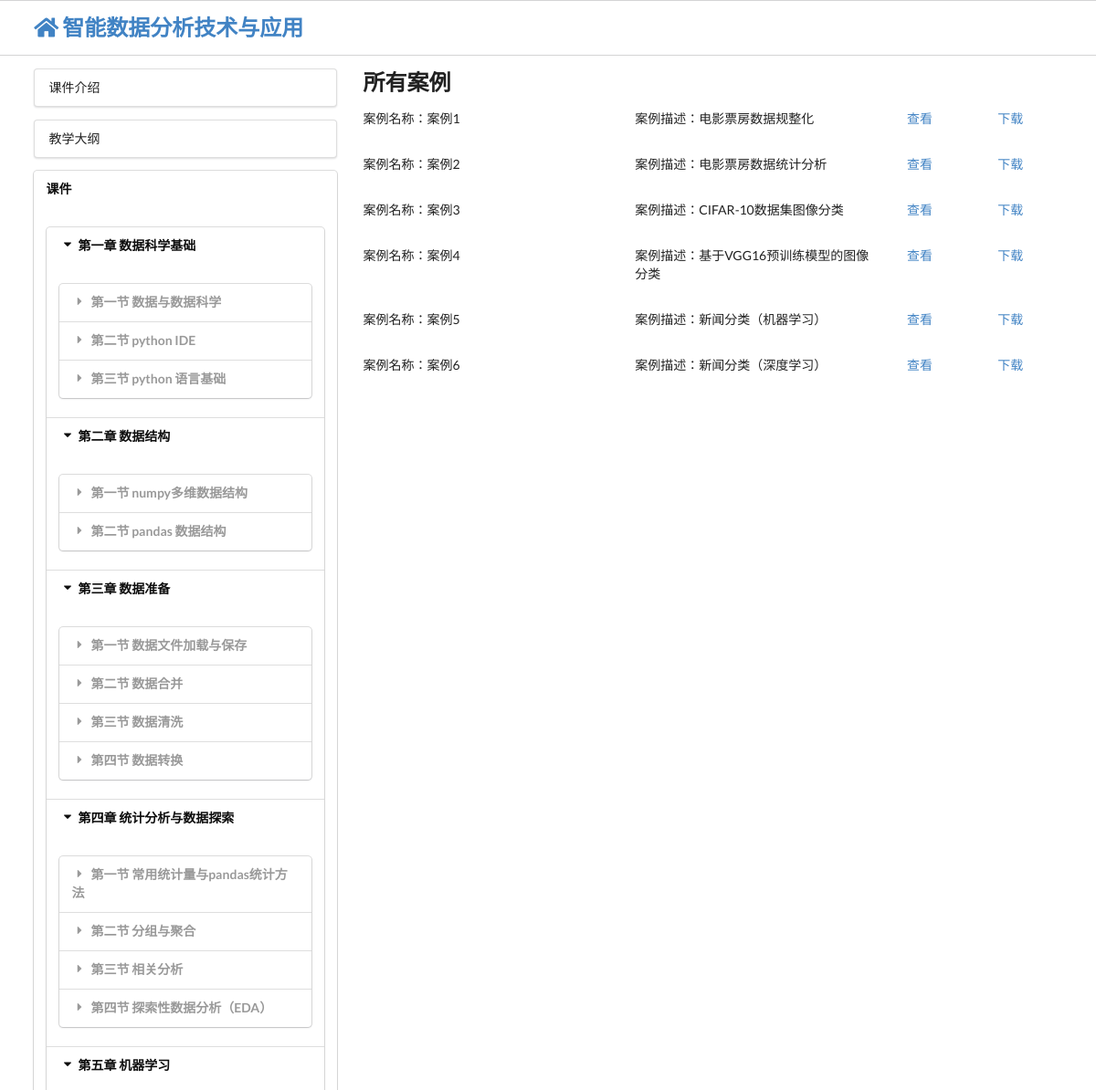
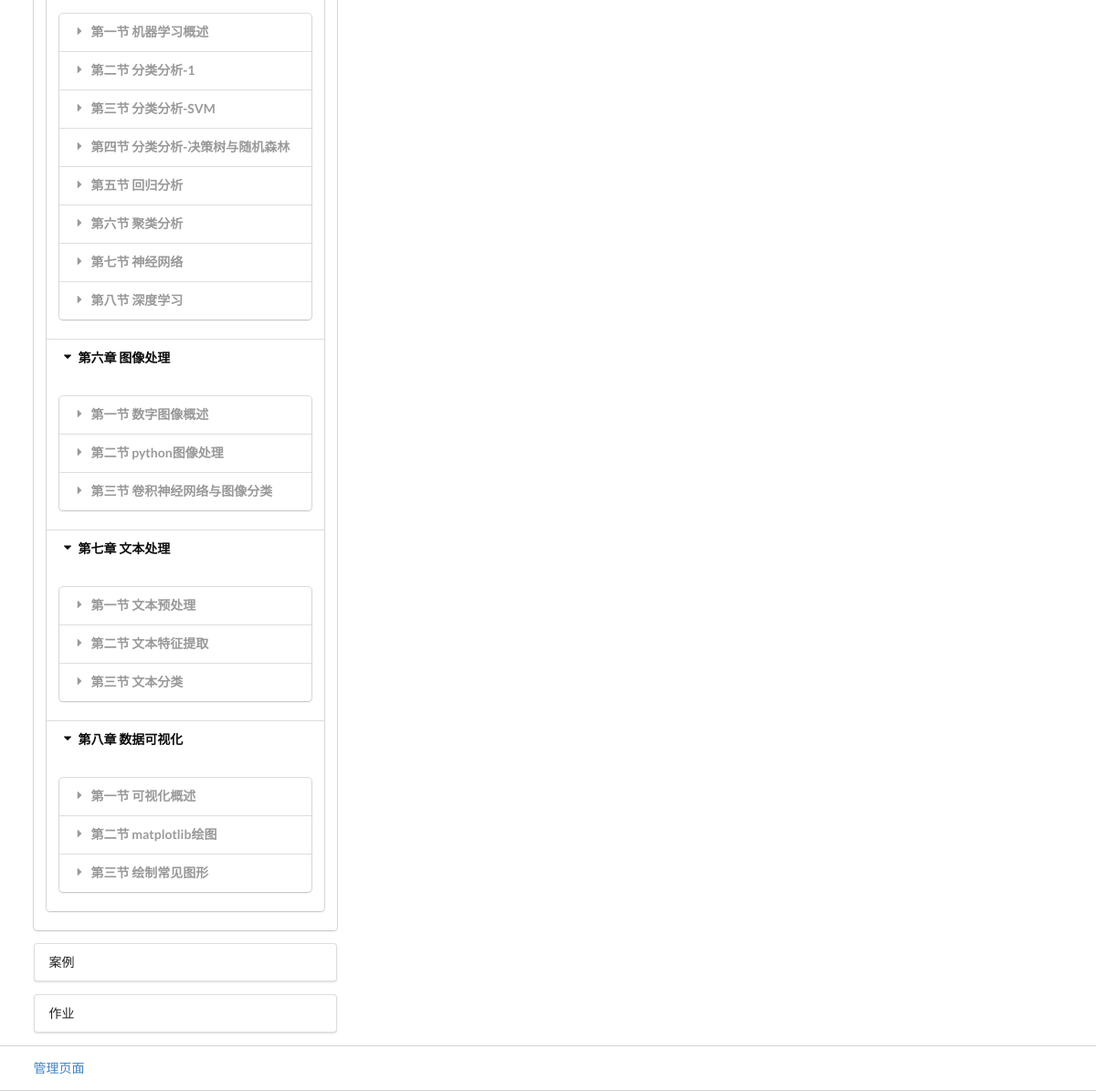
Screenshot of /file/case with the database file from the repository (2 pictures, top to bottom).
### app/models.py (models this page shows)
class Chapter(db.Model):
    c_id = db.Column(db.String(64), primary_key=True)
    c_name = db.Column(db.String(64))
    c_desc = db.Column(db.String(64))
    secs = db.relationship('Section', backref='chap')

class Section(db.Model):
    cs_id = db.Column(db.String(64), primary_key=True)
    s_name = db.Column(db.String(64))
    s_desc = db.Column(db.String(64))
    _chap = db.Column(db.String(64), db.ForeignKey(Chapter.c_id))
    ppt_path = db.Column(db.String(64))
    png_path = db.Column(db.String(64))
    video_path = db.Column(db.String(64))

class HomeAndCase(db.Model):
    name = db.Column(db.String(64), primary_key=True)
    desc = db.Column(db.String(64))
    path = db.Column(db.String(64))
    typ = db.Column(db.String(64))
    file = db.Column(db.String(64))

### app/routes/routes.py (the view)
@app.route('/file/<typ>')
def file(typ):
    final_info = base.get_structed_info()
    file_info = base.get_file_data()
    if typ == 'home':
        return render_template(
            'main/homework.html', chaps=final_info, file=file_info[0])
    elif typ == 'case':
        return render_template(
            'main/case.html', chaps=final_info, file=file_info[1])
    else:
        return redirect(url_for('index'))

### app/routes/base.py (called while the page is built)
def filepath_process(path):  # 获取到file文件的路径
    if path:
        path = path.replace('\\', '/')
        path_list = path.split('/')
        result = '/'.join(path_list[2:])
        return result
    else:
        return None

def get_file_data():
    types = ['home', 'case']
    finale_info = [{'typ': types[0], 'desc': '作业', 'list': []},
                   {'typ': types[1], 'desc': '案例', 'list': []}]
    for info in models.HomeAndCase.query.all():
        data = {'name': info.name, 'desc': info.desc,
                'path': filepath_process(info.path),
                'file': info.file
                }
        finale_info[types.index(info.typ)]['list'].append(data)
    return finale_info

### app/templates/main/case.html
{% extends "main/menu.html" %} {% block right %}
<h2>所有案例</h2>
{% for data in file.list %}
<div class="ui grid">
    <div class="six wide column"><p>案例名称：{{data.name}}</p></div>
    <div class="six wide column"><p>案例描述：{{data.desc}}</p></div>
    <div class="two wide column"><a href="{{ url_for('static',filename=data.path) }}">查看</a></div>
    <div class="two wide column"><a href="{{ url_for('static',filename=data.path) }}" download="{{data.file}}">下载</a></div>
  </div>
<div class="ui hidden divider"></div>
{% endfor %}
{% endblock %}

### app/templates/main/menu.html (shortened to what this page needs)
{% extends "base/base.html" %} {% block left %}
<div class="ui fluid vertical pointing menu">
    <a class="item" href="{{url_for('index')}}">
        课件介绍
    </a>
</div>
<div class="ui fluid vertical pointing menu">
    <a class="item" href="{{url_for('chart')}}">
        教学大纲
    </a>
</div>
<div class="ui fluid styled accordion">
    <div class="active title"> 课件</div>
    <div class="active content">
        <div class="accordion">
            {% for chap in chaps %}
            <div class="active title">
                <i class="dropdown icon"></i>{{chap.c_index}} {{chap.name}}
            </div>
            <div class="active content">
                <div class="accordion">
                    {% for sec in chap.secs %}
                    <div class="title">
                        <i class="dropdown icon"></i>{{sec.s_index}} {{sec.name}}
                    </div>
                    {% endfor %}
                </div>
            </div>
            {% endfor %}
        </div>
    </div>
</div>
<div class="ui fluid vertical pointing menu">
    <a class="item" href="/file/case">
        案例
    </a>
</div>
<div class="ui fluid vertical pointing menu">
    <a class="item" href="/file/home">
        作业
    </a>
</div>
{% endblock %}

### rows the page displays
Chapter: c_index "第一章", name "数据科学基础"
Section: s_index "第一节", name "数据与数据科学"
Section: s_index "第二节", name "python IDE"
Section: s_index "第三节", name "python 语言基础"
Chapter: c_index "第二章", name "数据结构"
Section: s_index "第一节", name "numpy多维数据结构"
Section: s_index "第二节", name "pandas 数据结构"
Chapter: c_index "第三章", name "数据准备"
Section: s_index "第一节", name "数据文件加载与保存"
Section: s_index "第二节", name "数据合并"
Section: s_index "第三节", name "数据清洗"
Section: s_index "第四节", name "数据转换"
Chapter: c_index "第四章", name "统计分析与数据探索"
Section: s_index "第一节", name "常用统计量与pandas统计方法"
Section: s_index "第二节", name "分组与聚合"
Section: s_index "第三节", name "相关分析"
Section: s_index "第四节", name "探索性数据分析（EDA）"
Chapter: c_index "第五章", name "机器学习"
Section: s_index "第一节", name "机器学习概述"
Section: s_index "第二节", name "分类分析-1"
Section: s_index "第三节", name "分类分析-SVM"
Section: s_index "第四节", name "分类分析-决策树与随机森林"
Section: s_index "第五节", name "回归分析"
Section: s_index "第六节", name "聚类分析"
Section: s_index "第七节", name "神经网络"
Section: s_index "第八节", name "深度学习"
Chapter: c_index "第六章", name "图像处理"
Section: s_index "第一节", name "数字图像概述"
Section: s_index "第二节", name "python图像处理"
Section: s_index "第三节", name "卷积神经网络与图像分类"
Chapter: c_index "第七章", name "文本处理"
Section: s_index "第一节", name "文本预处理"
Section: s_index "第二节", name "文本特征提取"
Section: s_index "第三节", name "文本分类"
Chapter: c_index "第八章", name "数据可视化"
Section: s_index "第一节", name "可视化概述"
Section: s_index "第二节", name "matplotlib绘图"
Section: s_index "第三节", name "绘制常见图形"
HomeAndCase: name "案例1", desc "电影票房数据规整化"
HomeAndCase: name "案例2", desc "电影票房数据统计分析"
HomeAndCase: name "案例3", desc "CIFAR-10数据集图像分类"
HomeAndCase: name "案例4", desc "基于VGG16预训练模型的图像分类"
HomeAndCase: name "案例5", desc "新闻分类（机器学习）"
HomeAndCase: name "案例6", desc "新闻分类（深度学习）"
